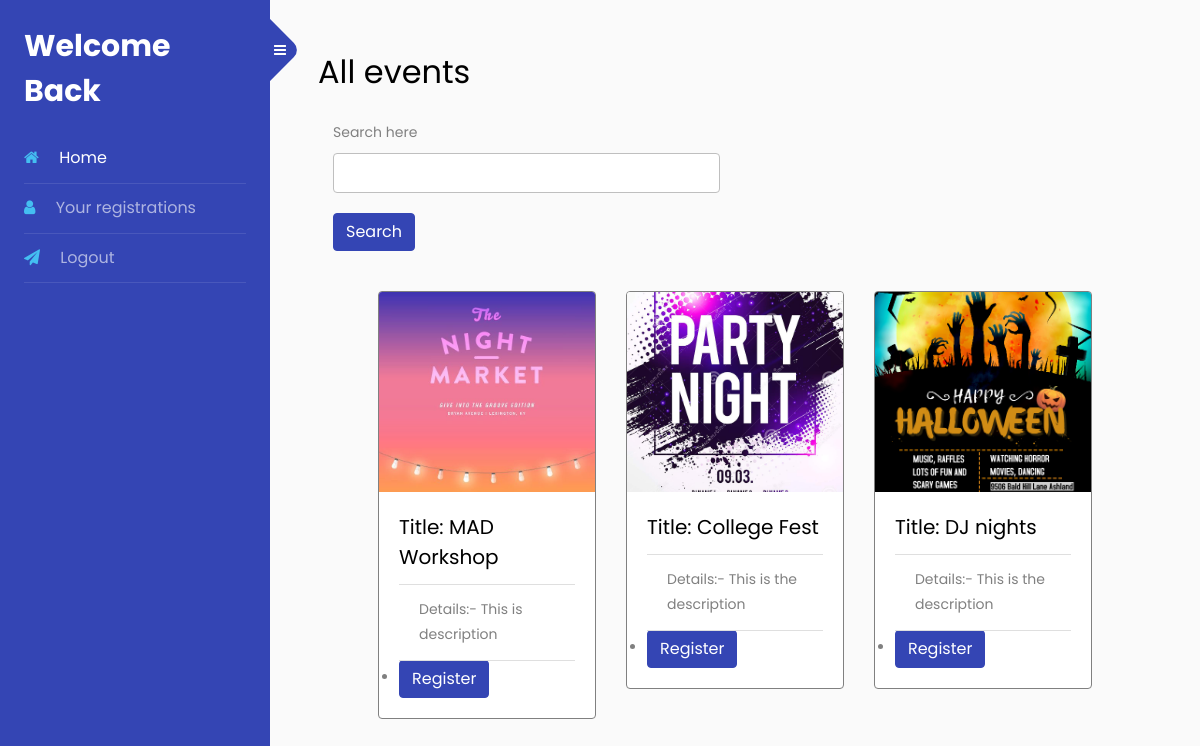
The page /stu/stuhome.php on the database its author committed.
### tables this page shows
CREATE TABLE `even` (
  `id` int(11) NOT NULL,
  `title` varchar(255) NOT NULL,
  `image` varchar(255) NOT NULL,
  `description` text NOT NULL
);

### stu/stuhome.php (the view, shortened to what this page needs)
<?php
include 'db.php';
?>
<!doctype html>
<html lang="en">
  <head>
		<link rel="stylesheet" href="https://stackpath.bootstrapcdn.com/font-awesome/4.7.0/css/font-awesome.min.css">
		<link rel="stylesheet" href="css/style.css">
  </head>
  <body>
		<div class="wrapper d-flex align-items-stretch">
			<nav id="sidebar">
				<?php require 'nav.php'; ?>
      <div id="content" class="p-4 p-md-5 pt-5">
      <h2 class="mb-4" style="marggin-bottom:20px;">All events</h2>
      <div class="row ">
            <div class="col" style="float:right;">
                <form method="POST" style="width:50%:" >
                    <div class="col-6">
                        <label for="inputsearch" class="form-label">Search here</label>
                        <input type="text" name="str" class="form-control" id="inputsearch" style="border:1px solid #bfbfbf">
                    </div>
                    <div class="col-6" style="margin-top:20px;margin-left:0%" class="form-label">
                        <button type="submit" name="submit" value="Search" class="btn btn-primary">Search</button>
                    </div>
                </form>
            </div>
        </div>
      <div class="container" style="margin-bottom:30px;">
        <div class="row" style="margin:30px;">
        <?php
                        if(isset($_POST['submit'])){
                            $str1=$_POST['str'];
                            $str=mysqli_real_escape_string($conn,$_POST['str']);
                            $sql="SELECT * FROM even where title like '%$str%'  ";
                            $result=mysqli_query($conn,$sql);
                            if(mysqli_num_rows($result)>0){
                            while($row=mysqli_fetch_assoc($result)){
                                $image = $row['image'];
                    ?>
                     <div class="col-md-4" style="margin-top:10px;margin-bottom:10px;width:100%">
                    <div class="card" style="width: 100%;border:1px solid ;width:100%;">
            <img src="<?php echo $image; ?>" class="card-img-top" id="pet" alt="Card image cap" >
              <div class="card-body">
                <h5 class="card-title">Name:  <?php  echo $row['name'];?></h5>
              <ul class="list-group list-group-flush">
              <li class="list-group-item"  name="id" > description  <?php echo $row['description'];?></li>
              </ul>
                </div>
              </div>
                            </div>
              <?php
        }
    }
}
else{
            $query = "SELECT * FROM even";
            $query_run = mysqli_query($conn,$query);
            $check_pets = mysqli_num_rows($query_run)>0;
            if($check_pets){
              while($row = mysqli_fetch_assoc($query_run))
              {
                $image = $row['image'];
                ?>
                <div class="col-md-4" style="margin-top:10px;margin-bottom:10px;width:100%">
            <div class="card" style="width: 100%;border:1px solid ;width:100%;">
            <img src="images/<?php echo $image; ?>" class="card-img-top" id="pet" alt="Card image cap" >
              <div class="card-body">
                <h5 class="card-title">Title:  <?php  echo $row['title'];?></h5>
              <ul class="list-group list-group-flush">
              <li class="list-group-item"  name="id" > Details:-  <?php echo $row['description'];?></li>
              <li><button type="button" class="btn btn-primary" data-toggle="modal" data-target="#exampleModalCenter<?php echo $row["id"]; ?>">
  Register
</button>
</li>
              </ul>
                </div>
              </div>
              </div>
                <?php
              }
              }
         }
          ?>
</div>
        </div>
        </div></div>
  </body>
</html>

### stu/nav.php (shortened to what this page needs)
<div class="custom-menu">
					<button type="button" id="sidebarCollapse" class="btn btn-primary">
	          <i class="fa fa-bars"></i>
	        </button>
        </div>
				<div class="p-4">
		  		<h1><a href="index.html" class="logo">Welcome Back<span></span></a></h1>
	        <ul class="list-unstyled components mb-5">
	          <li class="active">
	            <a href="stuhome.php"><span class="fa fa-home mr-3"></span> Home</a>
	          </li>
	          <li>
	              <a href="yourreg.php"><span class="fa fa-user mr-3"></span> Your registrations</a>
	          </li>
			  <li>
              <a href="logout.php"><span class="fa fa-paper-plane mr-3"></span> Logout</a>
	          </li>
	        </ul>
	      </div>
    	</nav>

### stu/stuhome.php (style rules this page uses)
.container .row { margin-top:30px; }
.card-img-top { width: 100%; height: 200px; object-fit: cover; }

### rows shown on the page
even: image (picture), title "MAD Workshop", description "This is description"
even: image (picture), title "College Fest", description "This is the description"
even: image (picture), title "DJ nights", description "This is the description"
